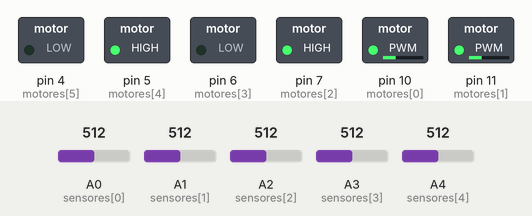
Simulated run of this sketch. Board: Arduino Uno, built with avr-gcc and run on an emulated ATmega328P. On the bench: switched loads named in the sketch (green lamp = pin HIGH). The inputs (shaded band) are chosen by the test bench; at power-on: A0 (sensores[0]) = 512, A3 (sensores[3]) = 512, A4 (sensores[4]) = 512, A1 (sensores[1]) = 512, A2 (sensores[2]) = 512.

Above: at 1.2 s.
1.3 s: A0 (sensores[0]) set to 485
At 2.2 s:
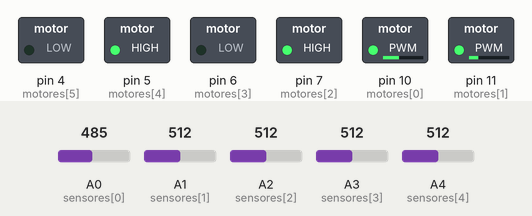
2.8 s: A3 (sensores[3]) set to 484
At 3.2 s:
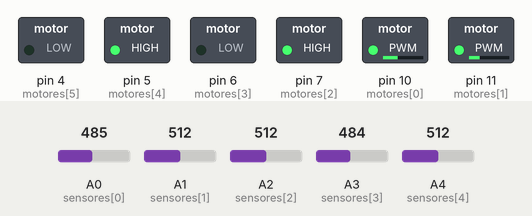
4.3 s: A4 (sensores[4]) set to 491
At 5.0 s:
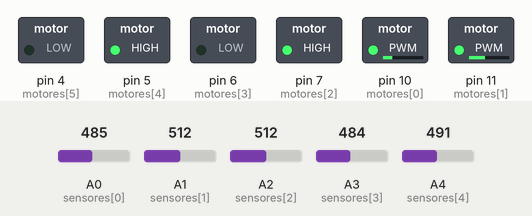
5.8 s: A1 (sensores[1]) set to 490
At 6.8 s:
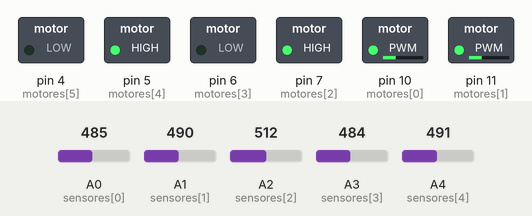
7.3 s: A1 (sensores[1]) set to 510
At 8.1 s:
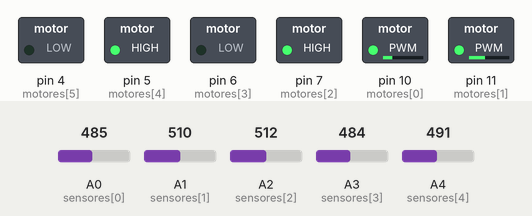
8.8 s: A2 (sensores[2]) set to 490
At 9.1 s:
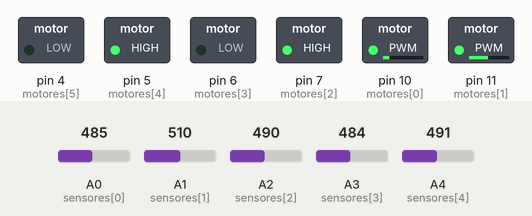
Timing chart, 0 to 11.3 s (numbered marks = the images above; inputs shaded):
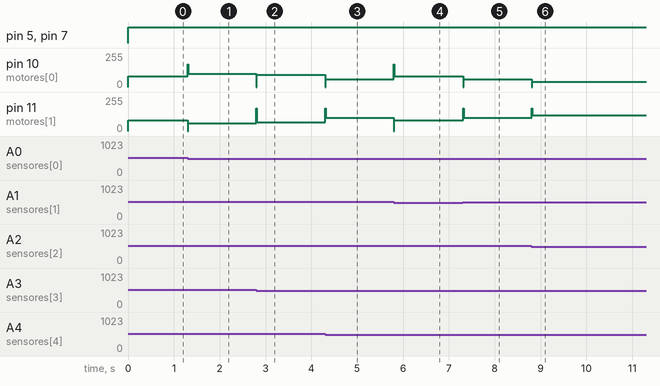

Measured:
- after the input at 1.3 s, pin 10 (motores[0]): 80/255 → 100/255 at once; pin 11 (motores[1]): 80/255 → 59/255 at once
- after the input at 2.8 s, pin 10 (motores[0]): 100/255 → 93/255 at once; pin 11 (motores[1]): 59/255 → 66/255 at once
- after the input at 4.3 s, pin 10 (motores[0]): 93/255 → 59/255 at once; pin 11 (motores[1]): 66/255 → 100/255 at once
- after the input at 5.8 s, pin 10 (motores[0]): 59/255 → 79/255 at once; pin 11 (motores[1]): 100/255 → 80/255 at once
- after the input at 7.3 s, pin 10 (motores[0]): 79/255 → 59/255 at once; pin 11 (motores[1]): 80/255 → 100/255 at once
- after the input at 8.8 s, pin 10 (motores[0]): 59/255 → 39/255 at once; pin 11 (motores[1]): 100/255 → 120/255 at once

The sketch:

siguelineas.ino
```cpp
const int sensores[5] = { A0, A1, A2, A3, A4 };  // S0..S4 (Izq a Der)
const int motores[6] = { 10, 11, 7, 6, 5, 4 };   // ENABLE1, ENABLE2, IN1, IN2, IN3, IN4

// Variables globales del PID
int lastError = 0;             // Ultima error registrado
float integral = 0;            // Acumulador del termino integral
int lastKnownPosition = 2000;  // Ultima posicion conocida (inicio en el centro)

void setup() {
  Serial.begin(9600);  // Inicia comunicacion para depurar

  // Configura los pines de los sensores y motores
  for (int i = 0; i < 5; i++) {
    pinMode(sensores[i], INPUT);
  }
  for (int j = 0; j < 6; j++) {
    pinMode(motores[j], OUTPUT);
  }
}

void loop() {
  // Lectura de sensores y cálculo de posición
  int sensorValues[5];
  int position = 0;
  int activeSensors = 0;

  for (int i = 0; i < 5; i++) {
    sensorValues[i] = analogRead(sensores[i]);
    if (sensorValues[i] > 500) {
      position += i * 1000;  // Configuro peso a los sensores (0,1000,2000,3000,4000)
      activeSensors++;       // Cuento cantidad de sensores activos
    }
  }

  int linePosition;
  if (activeSensors > 0) {
    linePosition = position / activeSensors;  // Promedio posicion
    lastKnownPosition = linePosition;
  } else {
    linePosition = lastKnownPosition;  // Mantener última posición si se pierde la línea
  }

  // PID
  int setPoint = 2000;                  // Centro
  int error = linePosition - setPoint;  // Error actual

  // Constantes PID
  float Kp = 0.04;    // Ganancia proporcional
  float Ki = 0.0003;  // Ganancia integral
  float Kd = 0.7;    // Ganancia derivativa

  integral += error;
  integral = constrain(integral, -1000, 1000);  // Acota el valor para proteger contra integral windup

  int derivative = error - lastError;                           // Cambio de error respecto al anterior
  float output = Kp * error + Ki * integral + Kd * derivative;  // Cálculo de salida PID
  lastError = error;                                            // Actualiza el último error

  // Control de motores
  int baseSpeed = 80;  // Velocidad base de los motores (ajustable)
  int maxSpeed = 170;   // Velocidad máxima de los motores

  int leftSpeed = (baseSpeed + output);   // Ajuste de velocidad izquierda
  int rightSpeed = baseSpeed - output;  // Ajuste de velocidad derecha

  // Limita las velocidades para no exceder el PWM máximo
  leftSpeed = constrain(leftSpeed, 0, maxSpeed);
  rightSpeed = constrain(rightSpeed, 0, maxSpeed);

  // Motor izquierdo
  analogWrite(motores[0], leftSpeed);  // ENABLE1
  digitalWrite(motores[2], HIGH);      // IN1 (sentido adelante activado)
  digitalWrite(motores[3], LOW);       // IN2 (sentido trasero no activado)

  // Motor derecho
  analogWrite(motores[1], rightSpeed);  // ENABLE2
  digitalWrite(motores[4], HIGH);       // IN3 (sentido adelante activado)
  digitalWrite(motores[5], LOW);        // IN4 (sentido trasero no activado)

  delay(10);  // Pausa para estabilidad
}
```
